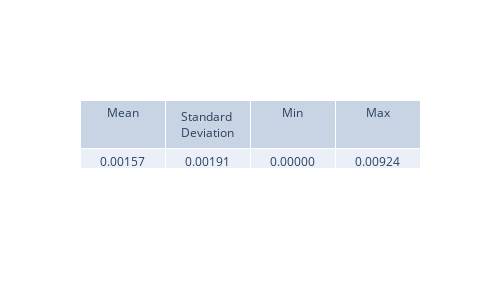
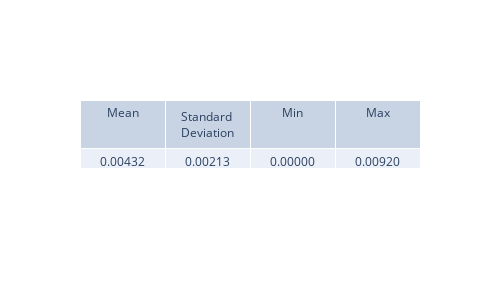
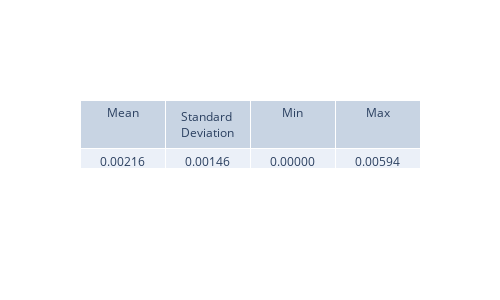
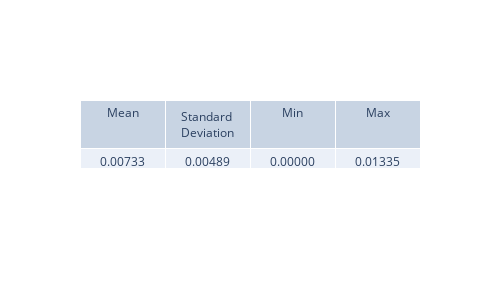

Write notebook code for charts like these, in order.
### Code cell
lambda0_analytical = analytical_weights["lambda0_analytical"]
lambda1_analytical = analytical_weights["lambda1_analytical"]
lambda2_analytical = analytical_weights["lambda2_analytical"]
lambda3_analytical = analytical_weights["lambda3_analytical"]
lambda4_analytical = analytical_weights["lambda4_analytical"]
lambda5_analytical = analytical_weights["lambda5_analytical"]

lambda0_diff = np.abs(lambda0 - lambda0_analytical)
lambda1_diff = np.abs(lambda1 - lambda1_analytical)
lambda2_diff = np.abs(lambda2 - lambda2_analytical)
lambda3_diff = np.abs(lambda3 - lambda3_analytical)
lambda4_diff = np.abs(lambda4 - lambda4_analytical)
lambda5_diff = np.abs(lambda5 - lambda5_analytical)

view_metrics(lambda0_diff)
view_metrics(lambda1_diff)
view_metrics(lambda2_diff)
view_metrics(lambda3_diff)
view_metrics(lambda4_diff)
view_metrics(lambda5_diff)

plt.figure(figsize=(8, 5), dpi=200)
plt.plot(t_values, lambda0_diff, label='delta lambda0')
plt.plot(t_values, lambda1_diff, label='delta lambda1')
plt.plot(t_values, lambda2_diff, label='delta lambda2')
plt.plot(t_values, lambda3_diff, label='delta lambda3')
plt.plot(t_values, lambda4_diff, label='delta lambda4')
plt.plot(t_values, lambda5_diff, label='delta lambda5')
plt.xlabel("Time (ps)")
plt.ylabel("Absolute Error")
plt.title("Difference between PINN and Numerical lambda values")
plt.grid(True)
plt.legend()
plt.show()

### Figure 1 — Plotly figure (JSON) as saved in the notebook; plotly's stock layout.template omitted (floating-point values rounded to 4 significant figures)
{"data": [{"cells": {"values": [["0.00157"], ["0.00191"], ["0.00000"], ["0.00924"]]}, "header": {"values": ["Mean", "Standard Deviation", "Min", "Max"]}, "type": "table"}], "layout": {"height": 300, "width": 500}}

### Figure 2 — Plotly figure (JSON) as saved in the notebook; plotly's stock layout.template omitted (floating-point values rounded to 4 significant figures)
{"data": [{"cells": {"values": [["0.00432"], ["0.00213"], ["0.00000"], ["0.00920"]]}, "header": {"values": ["Mean", "Standard Deviation", "Min", "Max"]}, "type": "table"}], "layout": {"height": 300, "width": 500}}

### Figure 3 — Plotly figure (JSON) as saved in the notebook; plotly's stock layout.template omitted (floating-point values rounded to 4 significant figures)
{"data": [{"cells": {"values": [["0.00216"], ["0.00146"], ["0.00000"], ["0.00594"]]}, "header": {"values": ["Mean", "Standard Deviation", "Min", "Max"]}, "type": "table"}], "layout": {"height": 300, "width": 500}}

### Figure 4 — Plotly figure (JSON) as saved in the notebook; plotly's stock layout.template omitted (floating-point values rounded to 4 significant figures)
{"data": [{"cells": {"values": [["0.00733"], ["0.00489"], ["0.00000"], ["0.01335"]]}, "header": {"values": ["Mean", "Standard Deviation", "Min", "Max"]}, "type": "table"}], "layout": {"height": 300, "width": 500}}
